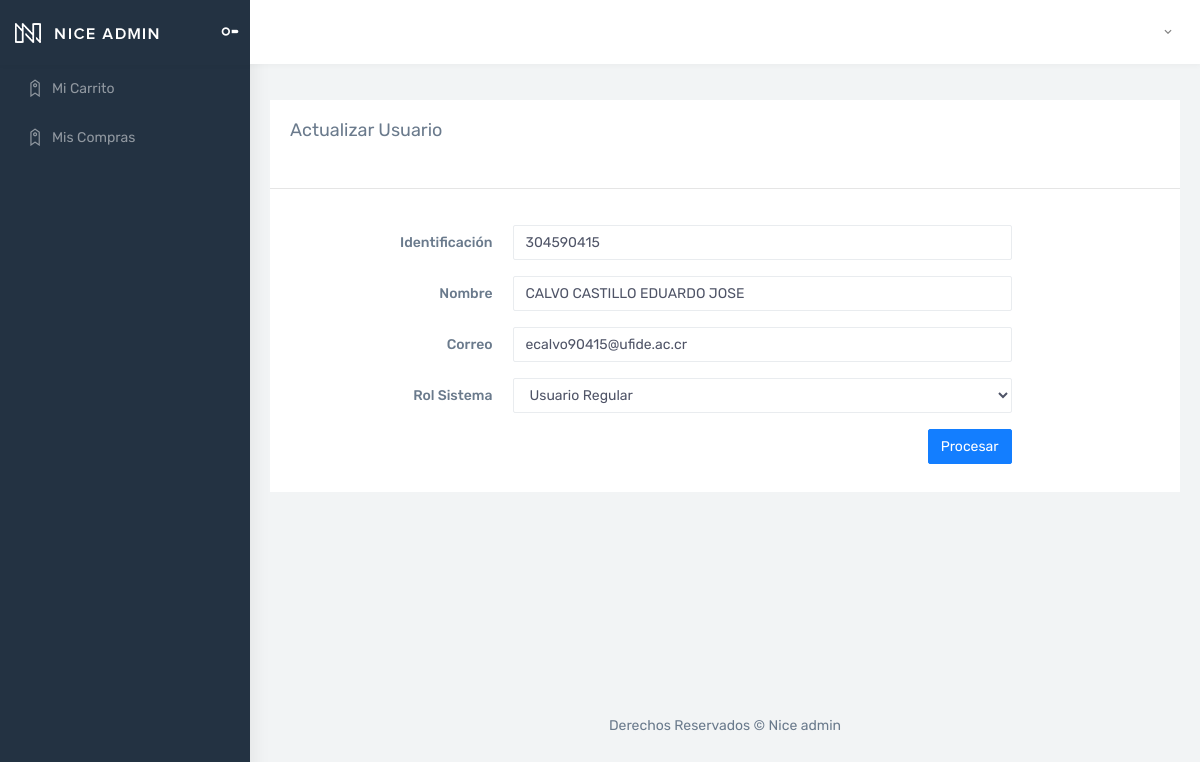
Screenshot of /Views/Usuario/actualizarUsuario.php?q=1 with the database file from the repository.
### tables this page shows
CREATE TABLE `tusuario` (
  `IdUsuario` bigint(11) NOT NULL AUTO_INCREMENT,
  `Nombre` varchar(255) NOT NULL,
  `Correo` varchar(100) NOT NULL,
  `Identificacion` varchar(20) NOT NULL,
  `Contrasenna` varchar(10) NOT NULL,
  `IdRol` int(11) NOT NULL,
  `Estado` bit(1) NOT NULL,
  PRIMARY KEY (`IdUsuario`),
  KEY `FK_tusuario_trol` (`IdRol`),
  CONSTRAINT `FK_tusuario_trol` FOREIGN KEY (`IdRol`) REFERENCES `trol` (`IdRol`)
);

### Models/usuarioModel.php (called while the page is built, shortened)
<?php
    function ConsultarInfoUsuarioModel($idUsuario)
    {
        try
        {
            $context = OpenDB();
            $sp = "CALL ConsultarInfoUsuario('$idUsuario')";
            $respuesta = $context -> query($sp);
            return $respuesta;
        }
        catch(Exception $error)
        {
            RegistrarError($error);
            return null;
        }
    }
    function ConsultarRolesModel()
    {
        try
        {
            $context = OpenDB();
            $sp = "CALL ConsultarRoles()";
            $respuesta = $context -> query($sp);
            return $respuesta;
        }
        catch(Exception $error)
        {
            RegistrarError($error);
            return null;
        }
    }
?>

### Controllers/usuarioController.php (called while the page is built, shortened)
<?php
    include_once $_SERVER["DOCUMENT_ROOT"] . '/Curso/Models/usuarioModel.php';
    function ConsultarInfoUsuario($idUsuario)
    {
        $respuesta = ConsultarInfoUsuarioModel($idUsuario);
        if($respuesta != null && $respuesta -> num_rows > 0)
        {
            return mysqli_fetch_array($respuesta);
        }
    }
    function ConsultarRoles()
    {
        return ConsultarRolesModel();
    }
?>

### Views/Usuario/actualizarUsuario.php (the view, shortened to what this page needs)
<?php
    include_once $_SERVER["DOCUMENT_ROOT"] . '/Curso/Views/layoutInterno.php';
    include_once $_SERVER["DOCUMENT_ROOT"] . '/Curso/Controllers/usuarioController.php';
    $idUsuario = $_GET['q'];
    $resultado = ConsultarInfoUsuario($idUsuario);
    $rolesSistema = ConsultarRoles();
?>
<!DOCTYPE html>
<html>
<body>
    <div id="main-wrapper">
        <div class="page-wrapper">
            <div class="container-fluid">
                <div class="row">
                    <div class="col-12">
                        <div class="card">
                            <div class="card-body">
                                <h4 class="card-title">Actualizar Usuario</h4>
                            </div>
                            <hr>
                            <form class="form-horizontal" action="" method="POST">
                                <div class="card-body">
                                    <div class="form-group row">
                                        <label class="col-sm-3 text-right control-label col-form-label">Identificación</label>
                                        <div class="col-lg-7">
                                            <input id="txtIdentificacion" name="txtIdentificacion" type="text" class="form-control"
                                            value="<?php echo $resultado["Identificacion"] ?>"
                                            onkeyup="ConsultarNombreApi()">
                                        </div>
                                    </div>
                                    <div class="form-group row">
                                        <label class="col-sm-3 text-right control-label col-form-label">Nombre</label>
                                        <div class="col-md-7">
                                            <input id="txtNombre" name="txtNombre" type="text" class="form-control"
                                            value="<?php echo $resultado["Nombre"] ?>">
                                        </div>
                                    </div>
                                    <div class="form-group row">
                                        <label class="col-sm-3 text-right control-label col-form-label">Correo</label>
                                        <div class="col-md-7">
                                            <input id="txtCorreo" name="txtCorreo" type="email" class="form-control"
                                            value="<?php echo $resultado["Correo"] ?>">
                                        </div>
                                    </div>
                                     <div class="form-group row">
                                        <label class="col-sm-3 text-right control-label col-form-label">Rol Sistema</label>
                                        <div class="col-md-7">
                                            <select id="listaRoles" name="listaRoles" class="form-control">
                                                <?php
                                                    While($fila = mysqli_fetch_array($rolesSistema))
                                                    {
                                                        if($resultado["IdRol"] == $fila["IdRol"])
                                                        {
                                                            echo "<option selected value=". $fila["IdRol"] .">" . $fila["NombreRol"] . "</option>";
                                                        }
                                                        else
                                                        {
                                                            echo "<option value=". $fila["IdRol"] .">" . $fila["NombreRol"] . "</option>";
                                                        }
                                                    }
                                                ?>
                                            </select>
                                        </div>
                                    </div>
                                     <div class="row">
                                        <div class="col-md-10 text-right pb-2">
                                            <button id="btnActualizarDatosUsuario" name="btnActualizarDatosUsuario" class="btn btn-info" type="submit">Procesar</button>
                                        </div>
                                    </div>
                                </div>
                            </form>
                        </div>
                    </div>
                </div>
            </div>
        </div>
    </div>
</body>
</html>

### rows the page displays
tusuario: txtIdentificacion "304590415", txtNombre "CALVO CASTILLO EDUARDO JOSE", txtCorreo "ecalvo90415@ufide.ac.cr"

### other values shown
form field listaRoles "Usuario Regular"
